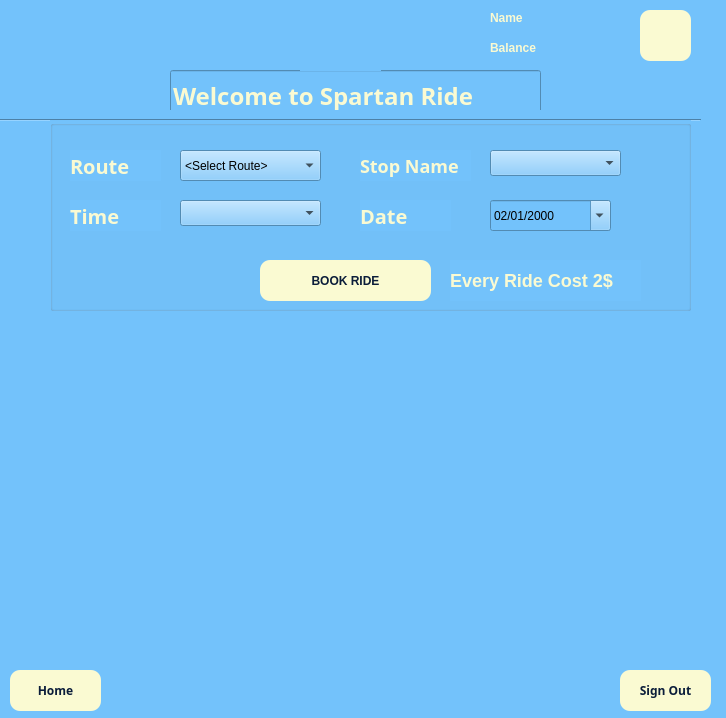
<?xml version="1.0" encoding="UTF-8"?>
<ui version="4.0">
 <class>Student_Dialog_Route</class>
 <widget class="QDialog" name="Student_Dialog_Route">
  <property name="geometry">
   <rect>
    <x>0</x>
    <y>0</y>
    <width>726</width>
    <height>718</height>
   </rect>
  </property>
  <property name="windowTitle">
   <string>Dialog</string>
  </property>
  <property name="styleSheet">
   <string notr="true">QWidget {
    background-color: #73C2FB; /* Ice Blue*/
    font-family: 'Segoe UI', sans-serif;
}</string>
  </property>
  <widget class="QLineEdit" name="Welcome">
   <property name="geometry">
    <rect>
     <x>170</x>
     <y>70</y>
     <width>371</width>
     <height>51</height>
    </rect>
   </property>
   <property name="font">
    <font>
     <family>Segoe UI,sans-serif</family>
     <pointsize>-1</pointsize>
     <weight>75</weight>
     <bold>true</bold>
    </font>
   </property>
   <property name="styleSheet">
    <string notr="true">QLineEdit
 {
    color: #FAFAD2;
    font-size: 24px;
    font-weight: bold;
}</string>
   </property>
   <property name="text">
    <string>Welcome to Spartan Ride</string>
   </property>
  </widget>
  <widget class="QLabel" name="label">
   <property name="geometry">
    <rect>
     <x>300</x>
     <y>0</y>
     <width>81</width>
     <height>71</height>
    </rect>
   </property>
   <property name="text">
    <string/>
   </property>
   <property name="pixmap">
    <pixmap>../SpartanLogo.png</pixmap>
   </property>
   <property name="scaledContents">
    <bool>true</bool>
   </property>
  </widget>
  <widget class="QLabel" name="label_2">
   <property name="geometry">
    <rect>
     <x>640</x>
     <y>10</y>
     <width>51</width>
     <height>51</height>
    </rect>
   </property>
   <property name="styleSheet">
    <string notr="true">QLabel {
    background-color: #FAFAD2; /* Gold */
    color: #0B1D3A;
    border: none;
    border-radius: 10px;
    padding: 10px;
    font-weight: bold;
}
</string>
   </property>
   <property name="text">
    <string/>
   </property>
   <property name="pixmap">
    <pixmap>../Images/person.png</pixmap>
   </property>
   <property name="scaledContents">
    <bool>true</bool>
   </property>
  </widget>
  <widget class="QLabel" name="student_name">
   <property name="geometry">
    <rect>
     <x>490</x>
     <y>10</y>
     <width>60</width>
     <height>16</height>
    </rect>
   </property>
   <property name="styleSheet">
    <string notr="true">QLabel
 {
    color: #FAFAD2;
    font-size: 12px;
    font-weight: bold;
}</string>
   </property>
   <property name="text">
    <string>Name</string>
   </property>
  </widget>
  <widget class="QLabel" name="Balamce">
   <property name="geometry">
    <rect>
     <x>490</x>
     <y>40</y>
     <width>60</width>
     <height>16</height>
    </rect>
   </property>
   <property name="styleSheet">
    <string notr="true">QLabel
 {
    color: #FAFAD2;
    font-size: 12px;
    font-weight: bold;
}</string>
   </property>
   <property name="text">
    <string>Balance</string>
   </property>
  </widget>
  <widget class="Line" name="line">
   <property name="geometry">
    <rect>
     <x>0</x>
     <y>110</y>
     <width>701</width>
     <height>21</height>
    </rect>
   </property>
   <property name="orientation">
    <enum>Qt::Horizontal</enum>
   </property>
  </widget>
  <widget class="QPushButton" name="SignOutButton">
   <property name="geometry">
    <rect>
     <x>620</x>
     <y>670</y>
     <width>91</width>
     <height>41</height>
    </rect>
   </property>
   <property name="font">
    <font>
     <family>Segoe UI,sans-serif</family>
     <weight>75</weight>
     <bold>true</bold>
    </font>
   </property>
   <property name="styleSheet">
    <string notr="true">QPushButton {
    background-color: #FAFAD2; /* Gold */
    color: #0B1D3A;
    border: none;
    border-radius: 10px;
    padding: 10px;
    font-weight: bold;
}
QPushButton:hover {
    background-color: #FAFAD2;
}</string>
   </property>
   <property name="text">
    <string>Sign Out</string>
   </property>
  </widget>
  <widget class="QPushButton" name="HomeButton">
   <property name="geometry">
    <rect>
     <x>10</x>
     <y>670</y>
     <width>91</width>
     <height>41</height>
    </rect>
   </property>
   <property name="font">
    <font>
     <family>Segoe UI,sans-serif</family>
     <weight>75</weight>
     <bold>true</bold>
    </font>
   </property>
   <property name="styleSheet">
    <string notr="true">QPushButton {
    background-color: #FAFAD2; /* Gold */
    color: #0B1D3A;
    border: none;
    border-radius: 10px;
    padding: 10px;
    font-weight: bold;
}
QPushButton:hover {
    background-color: #FAFAD2;
}</string>
   </property>
   <property name="text">
    <string>Home</string>
   </property>
  </widget>
  <widget class="QGroupBox" name="groupBox">
   <property name="geometry">
    <rect>
     <x>50</x>
     <y>120</y>
     <width>641</width>
     <height>191</height>
    </rect>
   </property>
   <property name="title">
    <string/>
   </property>
   <widget class="QLabel" name="Route_Label">
    <property name="geometry">
     <rect>
      <x>20</x>
      <y>30</y>
      <width>91</width>
      <height>31</height>
     </rect>
    </property>
    <property name="font">
     <font>
      <family>Segoe UI,sans-serif</family>
      <pointsize>-1</pointsize>
      <weight>75</weight>
      <bold>true</bold>
     </font>
    </property>
    <property name="styleSheet">
     <string notr="true">QLabel
 {
    color: #FAFAD2;
    font-size: 20px;
    font-weight: bold;
}</string>
    </property>
    <property name="text">
     <string>Route </string>
    </property>
   </widget>
   <widget class="QLabel" name="Time_Label_2">
    <property name="geometry">
     <rect>
      <x>20</x>
      <y>80</y>
      <width>91</width>
      <height>31</height>
     </rect>
    </property>
    <property name="font">
     <font>
      <family>Segoe UI,sans-serif</family>
      <pointsize>-1</pointsize>
      <weight>75</weight>
      <bold>true</bold>
     </font>
    </property>
    <property name="styleSheet">
     <string notr="true">QLabel
 {
    color: #FAFAD2;
    font-size: 20px;
    font-weight: bold;
}</string>
    </property>
    <property name="text">
     <string>Time</string>
    </property>
   </widget>
   <widget class="QLabel" name="Date_Label">
    <property name="geometry">
     <rect>
      <x>310</x>
      <y>80</y>
      <width>91</width>
      <height>31</height>
     </rect>
    </property>
    <property name="font">
     <font>
      <family>Segoe UI,sans-serif</family>
      <pointsize>-1</pointsize>
      <weight>75</weight>
      <bold>true</bold>
     </font>
    </property>
    <property name="styleSheet">
     <string notr="true">QLabel
 {
    color: #FAFAD2;
    font-size: 20px;
    font-weight: bold;
}</string>
    </property>
    <property name="text">
     <string>Date</string>
    </property>
   </widget>
   <widget class="QComboBox" name="comboBoxRoute">
    <property name="geometry">
     <rect>
      <x>130</x>
      <y>30</y>
      <width>141</width>
      <height>31</height>
     </rect>
    </property>
    <property name="currentText">
     <string>&lt;Select Route&gt;</string>
    </property>
    <item>
     <property name="text">
      <string>&lt;Select Route&gt;</string>
     </property>
    </item>
    <item>
     <property name="text">
      <string>Yellow Route</string>
     </property>
    </item>
    <item>
     <property name="text">
      <string>Orange Route</string>
     </property>
    </item>
    <item>
     <property name="text">
      <string>Blue Route</string>
     </property>
    </item>
    <item>
     <property name="text">
      <string>Green Route</string>
     </property>
    </item>
   </widget>
   <widget class="QDateEdit" name="dateEdit">
    <property name="geometry">
     <rect>
      <x>440</x>
      <y>80</y>
      <width>121</width>
      <height>31</height>
     </rect>
    </property>
    <property name="dateTime">
     <datetime>
      <hour>0</hour>
      <minute>0</minute>
      <second>0</second>
      <year>2000</year>
      <month>2</month>
      <day>1</day>
     </datetime>
    </property>
    <property name="displayFormat">
     <string>MM/dd/yyyy</string>
    </property>
    <property name="calendarPopup">
     <bool>true</bool>
    </property>
   </widget>
   <widget class="QLabel" name="Stop_Name">
    <property name="geometry">
     <rect>
      <x>310</x>
      <y>30</y>
      <width>111</width>
      <height>31</height>
     </rect>
    </property>
    <property name="font">
     <font>
      <family>Segoe UI,sans-serif</family>
      <pointsize>-1</pointsize>
      <weight>75</weight>
      <bold>true</bold>
     </font>
    </property>
    <property name="styleSheet">
     <string notr="true">QLabel
 {
    color: #FAFAD2;
    font-size: 18px;
    font-weight: bold;
}</string>
    </property>
    <property name="text">
     <string>Stop Name</string>
    </property>
   </widget>
   <widget class="QComboBox" name="comboBoxStopName">
    <property name="geometry">
     <rect>
      <x>440</x>
      <y>30</y>
      <width>131</width>
      <height>26</height>
     </rect>
    </property>
   </widget>
   <widget class="QPushButton" name="BookRideLabel">
    <property name="geometry">
     <rect>
      <x>210</x>
      <y>140</y>
      <width>171</width>
      <height>41</height>
     </rect>
    </property>
    <property name="styleSheet">
     <string notr="true">QPushButton {
    background-color: #FAFAD2; /* Gold */
    color: #0B1D3A;
    border: none;
    border-radius: 10px;
    padding: 10px;
    font-weight: bold;
}
QPushButton:hover {
    background-color: #FAFAD2;
}</string>
    </property>
    <property name="text">
     <string>BOOK RIDE</string>
    </property>
   </widget>
   <widget class="QComboBox" name="comboBoxTime">
    <property name="geometry">
     <rect>
      <x>130</x>
      <y>80</y>
      <width>141</width>
      <height>26</height>
     </rect>
    </property>
   </widget>
   <widget class="QLabel" name="label_3">
    <property name="geometry">
     <rect>
      <x>400</x>
      <y>140</y>
      <width>191</width>
      <height>41</height>
     </rect>
    </property>
    <property name="styleSheet">
     <string notr="true">QLabel
 {
    color: #FAFAD2;
    font-size: 18px;
    font-weight: bold;
}</string>
    </property>
    <property name="text">
     <string>Every Ride Cost 2$</string>
    </property>
    <property name="scaledContents">
     <bool>true</bool>
    </property>
    <property name="wordWrap">
     <bool>true</bool>
    </property>
   </widget>
  </widget>
  <widget class="QLabel" name="MapImage">
   <property name="geometry">
    <rect>
     <x>50</x>
     <y>330</y>
     <width>551</width>
     <height>331</height>
    </rect>
   </property>
   <property name="text">
    <string/>
   </property>
   <property name="pixmap">
    <pixmap>../Images/Maps/blue_route.png</pixmap>
   </property>
  </widget>
  <widget class="QLabel" name="namelabel">
   <property name="geometry">
    <rect>
     <x>540</x>
     <y>10</y>
     <width>91</width>
     <height>20</height>
    </rect>
   </property>
   <property name="text">
    <string/>
   </property>
  </widget>
  <widget class="QLabel" name="balancelabel">
   <property name="geometry">
    <rect>
     <x>550</x>
     <y>40</y>
     <width>81</width>
     <height>20</height>
    </rect>
   </property>
   <property name="text">
    <string/>
   </property>
  </widget>
 </widget>
 <resources/>
 <connections/>
</ui>
